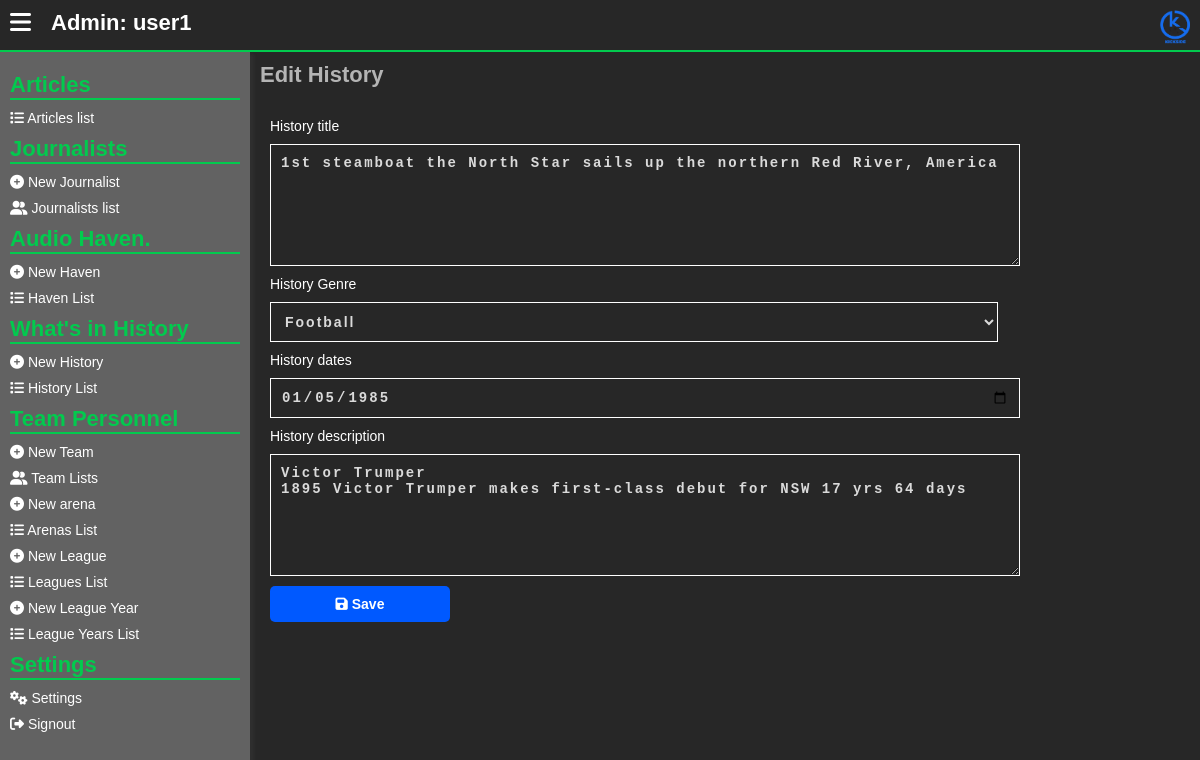
The app's page /admins/edit-history.php?h=6 (signed in), older data.
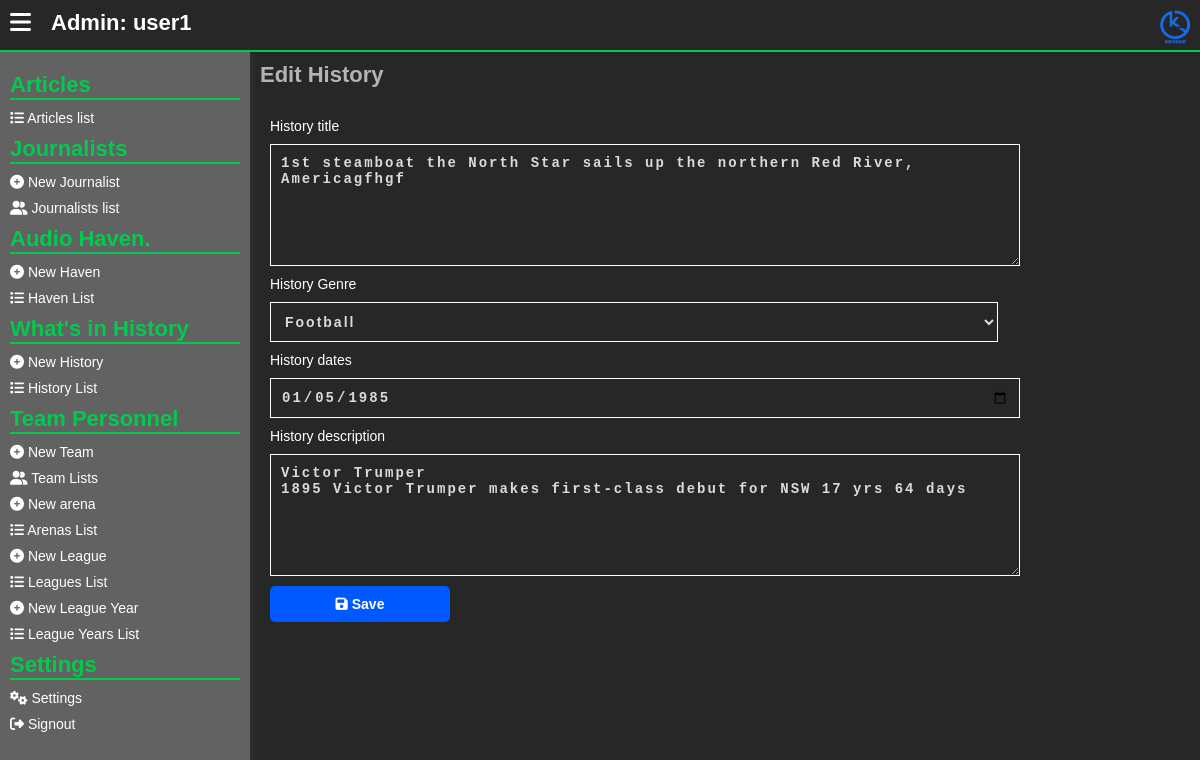
The same page, newer data.
### tables this page shows
CREATE TABLE `history_today` (
  `ht_id` int(11) NOT NULL,
  `history_genre` int(11) NOT NULL,
  `history_title` varchar(255) NOT NULL,
  `history_description` text NOT NULL,
  `history_image` varchar(255) NOT NULL,
  `history_date` varchar(255) NOT NULL
);

### admins/edit-history.php (the view, shortened to what the changed rows need)
<?php
include("../assets/php/global/server.php");
?>
<!DOCTYPE html>
<html lang="en">
<head>
    <link rel="stylesheet" href="../assets/css/back-main.css">
    <link rel="stylesheet" href="https://cdnjs.cloudflare.com/ajax/libs/font-awesome/6.5.1/css/all.min.css"
 />
</head>
<body>
    <main>
        <section class="main-section">
            <div class="hero">
                <?php include("../assets/php/admins/left-nav.php") ?>
                <div class="dashboard">
                    <div class="dashboard-cont">
                        <h1>
                            Edit History
                        </h1>
                        <?php
                        if (!isset($_GET['h'])) {
                            ?>
                            <div class="errorMsg">
                                No history sent to the server.
                            </div>
                            <?php
                        } else {
                            $historyId = $_GET['h'];
                            $checkHistory_exists = mysqli_query($server, "SELECT * from history_today,genres
                                    WHERE ht_id = '$historyId'
                                    AND genres.id = history_today.history_genre
                                ");
                            if (mysqli_num_rows($checkHistory_exists) < 1) {
                                ?>
                                <div class="errorMsg">
                                    History article is not found
                                </div>
                                <?php
                            } else {
                                $dataHistory_exists = mysqli_fetch_array($checkHistory_exists);
                                ?>
                                <div class="form-row">
                                    <form action="" method="POST" enctype="multipart/form-data">
                                        <p>
                                            <label for="History title">
                                                History title
                                            </label>
                                            <textarea name="hti" placeholder="Type..."
                                                required><?php echo $dataHistory_exists['history_title']; ?></textarea>
                                        </p>
                                        <p>
                                            <label for="History title">
                                                History Genre
                                            </label>
                                            <select name="h_ge" id="">
                                                <?php
                                                $currentGenre = $dataHistory_exists['history_genre'];
                                                $getCurrentGenre = mysqli_query($server, "SELECT * from genres
                                                        WHERE id = '$currentGenre'
                                                    ");
                                                $dataCurrentGenre = mysqli_fetch_array($getCurrentGenre);
                                                ?>
                                                <option value="<?php echo $currentGenre; ?>">
                                                    <?php echo $dataCurrentGenre['genre_name'] ?>
                                                </option>
                                            </select>
                                        </p>
                                        <p>
                                            <label for="History dates">
                                                History dates
                                            </label>
                                            <input type="date" name="hda"
                                                value="<?php echo $dataHistory_exists['history_date']; ?>">
                                        </p>
                                        <p>
                                            <label for="History description">
                                                History description
                                            </label>
                                            <textarea name="hde" placeholder="Type..."
                                                required><?php echo $dataHistory_exists['history_description']; ?></textarea>
                                        </p>
                                        <p>
                                            <button type="submit" name="edit_history">
                                                <i class="fa fa-save"></i>
                                                Save
                                            </button>
                                        </p>
                                    </form>
                                </div>
                                <?php
                            }
                        }
                        ?>
                    </div>
                </div>
            </div>
        </section>
    </main>
</body>
</html>

Row changes from the older to the newer data that the page shows:
changed history_today: hti "1st steamboat the North Star sails up the northern Red River, America" → "1st steamboat the North Star sails up the northern Red River, Americagfhgf"
